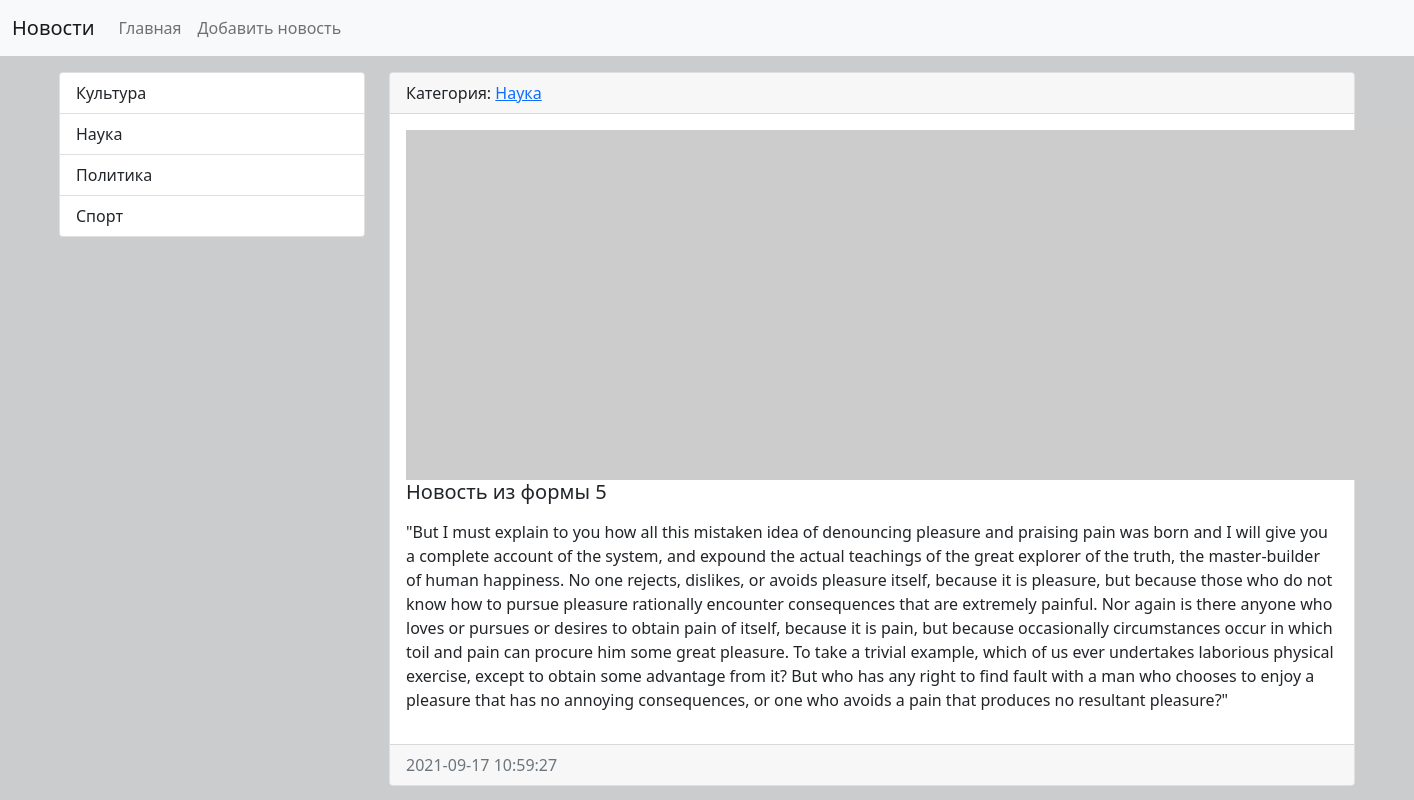
/news/12/, run on the app's committed database.
### news/models.py (models this page shows, shortened)
class Category(models.Model):
    title = models.CharField(max_length=150, db_index=True, verbose_name="Наименование категории")
    def __str__(self):
        return self.title
    def get_absolute_url(self):
        return reverse('category', kwargs={'category_id': self.pk})
    class Meta:
        verbose_name = "Категория"
        verbose_name_plural = "Категории"
        ordering = ["title"]

class News(models.Model):
    title = models.CharField(max_length=150, verbose_name="Наименование")
    content = models.TextField(blank=True, verbose_name="Контент")
    created_at = models.DateTimeField(auto_now_add=True, verbose_name="Дата публикации")
    updated_at = models.DateTimeField(auto_now=True, verbose_name="Обновленно")
    photo = models.ImageField(upload_to="photos/%Y/%m/%d/", verbose_name="Фото", blank=True)
    is_published = models.BooleanField(default=True, verbose_name="Опубликовано")
    category = models.ForeignKey("Category", on_delete=models.PROTECT, verbose_name="Категория")
    def get_absolute_url(self):
        return reverse('view_news', kwargs={'pk': self.pk})
    class Meta:
        verbose_name = "Новость"
        verbose_name_plural = "Новости"
        ordering = ["-created_at"]

### news/views.py (the view)
# urls.py: path('news/<int:pk>/', ViewNews.as_view(), name='view_news'),
class ViewNews(DetailView):
    model = News
    context_object_name = 'news_item'

### news/templatetags/news_tags.py (called while the page is built)
@register.inclusion_tag('news/list_categories.html')
def show_categories(arg1='Hello', arg2='World'):
    categories = Category.objects.all()
    return {'categories': categories, 'arg1': arg1, 'arg2': arg2}

### news/templates/news/news_detail.html (shortened to what this page needs)
{% extends 'news/base.html' %}
{% block sidebar %}
    {% include 'news/inc/_sidebar.html' %}
{% endblock %}
{% block content %}
    <div class="card mb-3">
        <div class="card-header">
            Категория: <a href="{{ news_item.get_absolute_url }}">{{ news_item.category }}</a>
        </div>
        <div class="card-body">
            {% if news_item.photo %}
                <img src=" {{ news_item.photo.url }} " alt="" width="350" class="mr-3 float-left">
            {% else %}
                <img src="https://picsum.photos/id/1060/350/300/?blur=2" alt="" class="mr-3 float-left">
            {% endif %}
            <h5 class="card-title">{{ news_item.title }}</h5>
            <p class="card-text">{{ news_item.content|safe|linebreaks }}</p>
        </div>
        <div class="card-footer text-muted">
            {{ news_item.created_at|date:"Y-m-d H:i:s" }}
        </div>
    </div>
{% endblock %}

### news/templates/news/list_categories.html
<div class="list-group">
    {% for item in categories %}
        <a href="{{ item.get_absolute_url }}" class="list-group-item list-group-item-action">
            {{ item.title }}
        </a>
    {% endfor %}
</div>

### data on the page
Category: title "Культура"
Category: title "Наука"
Category: title "Политика"
Category: title "Спорт"
News: category "Наука", title "Новость из формы 5", content "\"But I must explain to you how all this mistaken idea of denouncing pleasure and praising pain was born and I will give you a complete account of the system, and expound the actual teachings of the great explorer of the truth, the master-builder of human happiness. No one rejects, dislikes, or avoids pleasure itself, because it is pleasure, but because those who do not know how to pursue pleasure rationally encounter consequences that are extremely painful. Nor again is there anyone who loves or pursues or desires to obtain pain of itself, because it is pain, but because occasionally circumstances occur in which toil and pain can procure him some great pleasure. To take a trivial example,…", created_at "2021-09-17 10:59:27"
